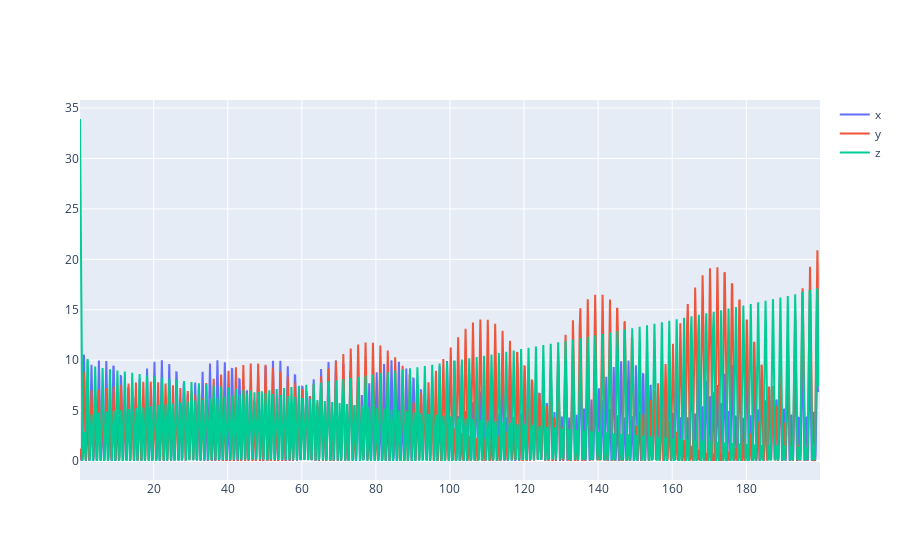

Notebook code for this chart:
### Code cell
py.iplot([go.Scatter(name='x',x=master['t'],y=error_zeta[:,0],mode='lines'),
         go.Scatter(name='y',x=master['t'],y=error_zeta[:,1],mode='lines'),
         go.Scatter(name='z',x=master['t'],y=error_zeta[:,2],mode='lines')])

### Figure 1 — Plotly figure (JSON) as saved in the notebook; plotly's stock layout.template omitted (floating-point values rounded to 4 significant figures; data arrays with more than 128 entries replaced by an {"elided": "..."} marker saying what was removed)
{"data": [{"mode": "lines", "name": "x", "type": "scatter", "x": {"elided": "1999 float values"}, "y": {"elided": "1999 float values"}}, {"mode": "lines", "name": "y", "type": "scatter", "x": {"elided": "1999 float values"}, "y": {"elided": "1999 float values"}}, {"mode": "lines", "name": "z", "type": "scatter", "x": {"elided": "1999 float values"}, "y": {"elided": "1999 float values"}}], "layout": {}}
